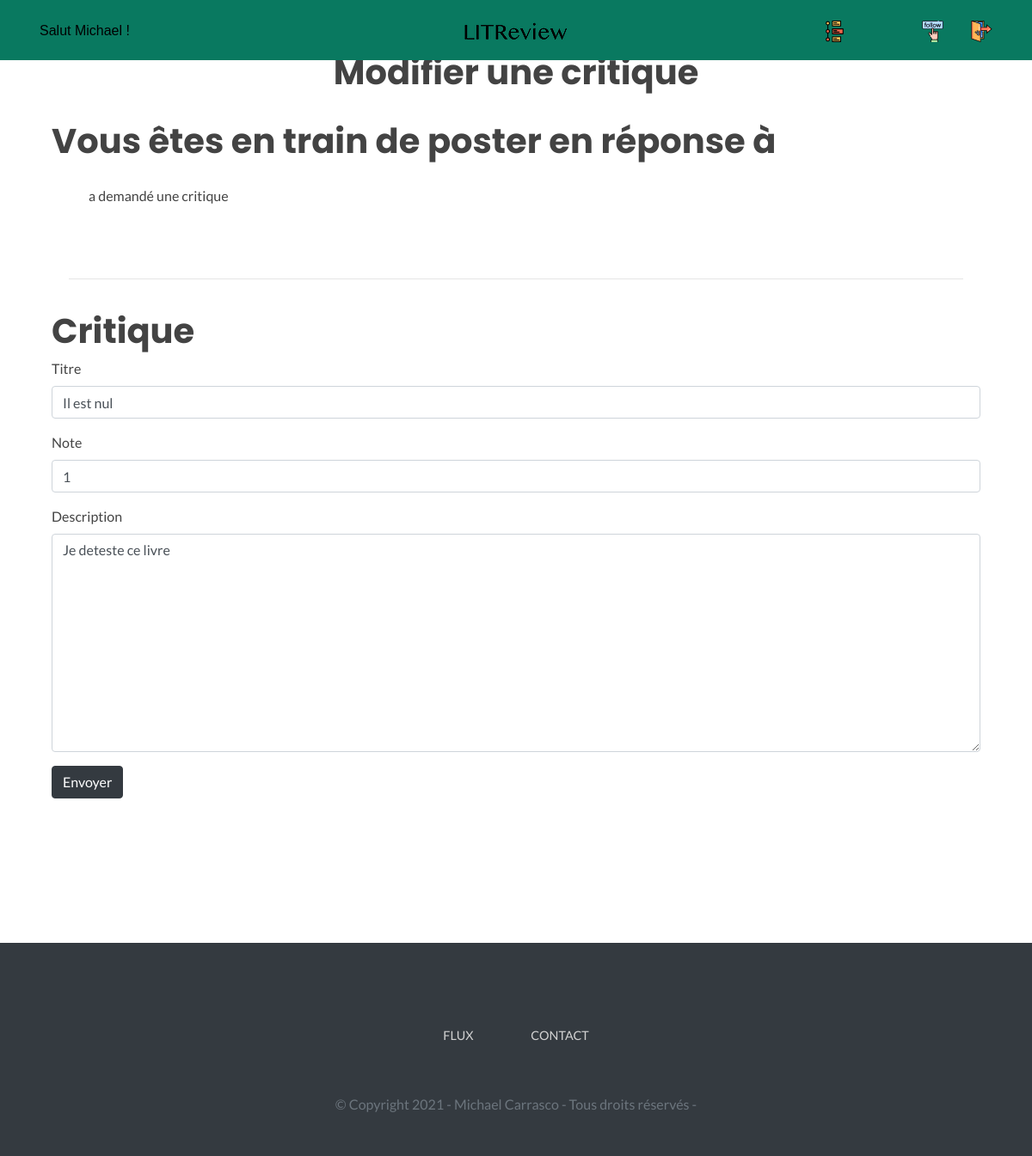
Screenshot of /posts/edit_review/31/ (signed in) with the database file from the repository.
### app/models.py (models this page shows)
class Review(models.Model):
    ticket = models.ForeignKey(to=Ticket, on_delete=models.CASCADE)
    rating = models.PositiveSmallIntegerField(
        validators=[MinValueValidator(0), MaxValueValidator(5)]
    )
    headline = models.CharField(max_length=128)
    body = models.TextField(max_length=8192, blank=True)
    user = models.ForeignKey(
        to=settings.AUTH_USER_MODEL,
        on_delete=models.CASCADE
    )
    time_created = models.DateTimeField(auto_now_add=True)

### app/views.py (the view, shortened to what this page needs)
class UpdateReview(LoginRequiredMixin, UpdateView):
    login_url = 'login/'
    redirect_field_name = 'redirect_to'
    form_class = forms.NewReviewForm
    success_url = reverse_lazy('posts')
    template_name = 'edit_review.html'
    model = Review

### app/forms.py
class NewReviewForm(ModelForm):
    class Meta:
        fields = ('headline', 'rating', 'body')
        model = Review
    def __init__(self, *args, **kwargs):
        super(ModelForm, self).__init__(*args, **kwargs)
        self.fields['headline'].label = 'Titre'
        self.fields['headline'].required = True
        self.fields['rating'] = IntegerField(widget=Stars)
        self.fields['rating'].label = 'Note'
        self.fields['rating'].required = True
        self.fields['body'].label = 'Description'
        self.fields['body'].required = True

### app/templates/edit_review.html (shortened to what this page needs)
{% extends 'base_index.html' %}
{% load bootstrap4 %}
{% load static %}
{% block content %}
    <div id="block-content-home">
        <header>
            {% block navbar %}
                {% include "navbar.html" %}
            {% endblock navbar %}
        </header>
        <div id="content-def-bp">
            <div class="center-block text-center">
                <div class="col d-flex justify-content-center mb-4">
                    <h1 class="titre-accounts">Modifier une critique</h1>
                </div>
            </div>
            <h1 class="titre-accounts">Vous êtes en train de poster en réponse à</h1>
            <div class="card-body">
                <div class="col d-flex justify-content-between mb-2">
                    {% if user == ticket.user %}
                        <p class="card-title ml-2">Vous avez demandé une critique</p>
                    {% else %}
                        <p class="card-title ml-2">{{ ticket.user }} a demandé une critique</p>
                    {% endif %}
                </div>
                <div class="col d-flex mb-2">
                </div>
                <div class="col d-flex mb-2">
                </div>
                <hr class="mt-4"/>
            </div>
            <h1 class="titre-accounts">Critique</h1>
            <form method="POST" enctype="multipart/form-data">
                {% bootstrap_form form show_help=False %}
                <input type="submit" class="btn btn-dark bouton-accounts" value="Envoyer">
            </form>
        </div>
        <footer id="footer" class="mt-5 py-5 bg-dark">
            <div class="container">
                <div class="menu-footer d-flex flex-column flex-md-row">
                    <a href="{% url 'feed' %}">Flux</a>
                    <a href="LITReview@adressequinexistepas.com">Contact</a>
                </div>
                <div class="text-center text-muted mt-4">
                    <span>
                        © Copyright 2021 -
                        <a href="https://github.com/MDCarrasco/OCR_P9" target="_blank" class="text-muted">Michael Carrasco</a>
                        - Tous droits réservés -
                    </span>
                </div>
            </div>
        </footer>
    </div>
{% endblock content %}

### app/templates/navbar.html (shortened to what this page needs)
{% load static %}
{% static "images/LITReview_text.png" as litreview_text_png %}
{% static "images/feed.svg" as feed_icon %}
{% static "images/follow_users.svg" as account_follow_icon %}
{% static "images/logout.svg" as logout_icon %}
{% url "index" as index_url %}
{% url "feed" as feed_url %}
{% url "posts" as posts_url %}
{% url "account_follow" as account_follow_url %}
{% url "logout" as logout_url %}
<div class="navtop-box d-none d-sm-block">
    <nav class="nav navtop container">
        <div class="navtop-block center-block">
            <a id="username" class="nav-link" href="{{ index_url }}">
                <p id="username-text">Salut {{ user }} !</p>
                <img src="{{ litreview_text_png }}" alt="" class="navbar-brand">
            </a>
        </div>
        <div class="navtop-block">
            <a class="nav-link" href="{{ feed_url }}" data-toggle="tooltip" data-placement="bottom"
               title="Mon flux">
                <img src="{{ feed_icon }}" alt="" class="navbar-icon">
            </a>
            <a class="nav-link" href="{{ posts_url }}" data-toggle="tooltip" data-placement="bottom"
               title="Mes posts">
            </a>
            <a class="nav-link" href="{{ account_follow_url }}" data-toggle="tooltip" data-placement="bottom"
               title="Mes abonnements">
                <img src="{{ account_follow_icon }}" alt="" class="navbar-icon">
            </a>
            <a class="nav-link" href="{{ logout_url }}" data-toggle="tooltip" data-placement="bottom"
               title="Me deconnecter">
                <img src="{{ logout_icon }}" alt="" class="navbar-icon">
            </a>
        </div>
    </nav>
</div>

### app/static/css/style.css (style rules this page uses)
body { padding: 0; margin: 0; height: 100vh; font-family: 'Lato', sans-serif !important; color: #434343; }
.h1, .h2, .h3, .h4, .h5, .h6, h1, h2, h3, h4, h5, h6 { font-family: 'Poppins', sans-serif !important; font-weight: 700; color: #434343; }
a { color: #097960; }
#username { color: black; font-size: 1rem; font-weight: 500; font-family: 'Helvetica', sans-serif; }
#username-text { margin-top: 1rem; margin-bottom: 1rem; }
.navtop-box { background: rgba(9,121,96, 1); display: flex; height: 70px; position: fixed; top: 0; left: 0; width: 100%; z-index: 9999; }
.navbar-brand { position: absolute; left: 50%; margin-left: -60px !important; display: block; }
.navbar-icon { width: 25px; color: #2FD485; }
.navtop { justify-content: space-between; padding: 0; }
.navtop-block { display: flex; }
.navtop a { display: flex; align-items: center; text-align: center; }
.menu-footer { display: flex; justify-content: center; text-align: center; align-items: center; }
.menu-footer a { text-transform: uppercase; color: #d2d2d2; font-size: 0.9rem; margin: 3%; }
#content1, #content2, #content3, #content-slides, #content-comment-ca-marche, #content-def-bp { padding-left: 5%; padding-right: 5%; }
#content-def-bp { padding-top: 5%; padding-bottom: 10%; }

### rows the page displays
Review: headline "Il est nul", rating "1", body "Je deteste ce livre"

### other values shown
{{ user }} "Michael"
